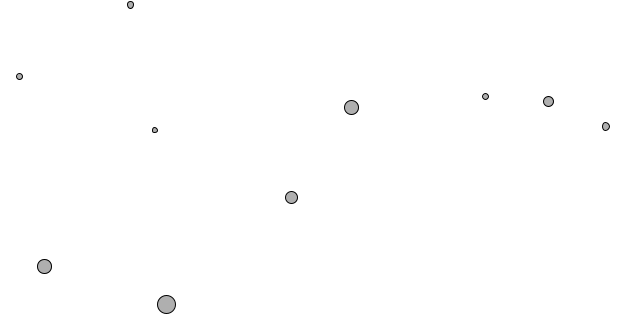
Frame 1 (no input)
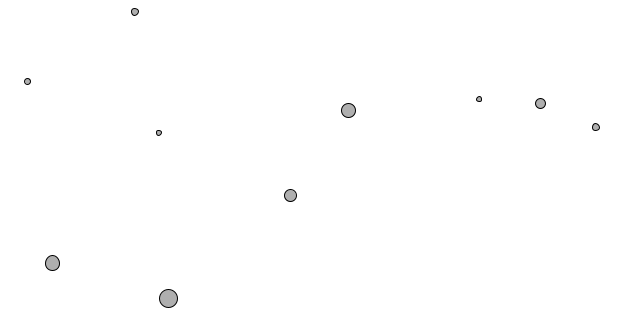
Frame 60 (the mouse pressed at the canvas centre just before this capture)
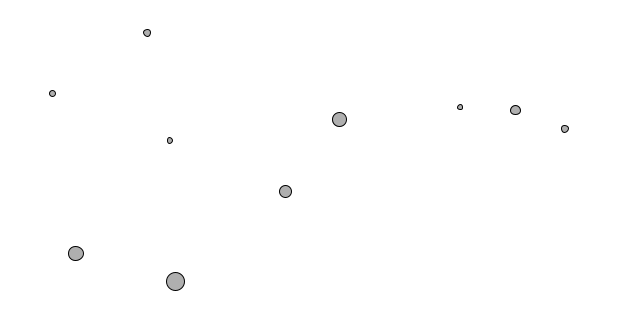
Frame 120 (the mouse held since frame 60 and released just before this capture)

The Processing sketch that drew these frames (run headless with seeded random() and noise(); from frame 60 on, the mouse is pressed at the canvas centre):

// Processing sketch: sketch_211030a_2_8
// ── sketch_211030a_2_8.pde
Mover[] movers = new Mover[10];
void setup(){
  size(640,320);
  background(255);
  
  for(int i =0; i<movers.length; i++){
    movers[i] = new Mover(random(0.5, 2.5), random(width), random(height));
  }
}

void draw(){
  background(255);
  
  for (int i = 0; i<movers.length; i++){
    for(int j = 0; j<movers.length;j++){
      if(j != i){
        PVector attract = movers[j].attract(movers[i]);
        movers[i].applyforce(attract);
      }
    }
    movers[i].update();
    movers[i].display();
  }
}

// ── Mover.pde
class Mover{
  float mass;
  PVector location;
  PVector velocity;
  PVector acceleration;
  float G;
  
  Mover(float m, float x, float y){
    mass = m;
    G = 0.4;
    location = new PVector(x, y);
    velocity = new PVector(0, 0);
    acceleration = new PVector(0, 0);
  }
  
  void update(){
    velocity.add(acceleration);
    location.add(velocity);
    
    acceleration.mult(0);
  }
  
  void display(){
    stroke(0);
    fill(175);
    
    ellipse(location.x, location.y, mass * 10, mass * 10);
  }
  
  PVector attract(Mover mover){
    PVector force = PVector.sub(location, mover.location);
    float distance = force.mag();
    force.normalize();
    
    distance = constrain(distance, 5.0, 25);
    
    float strength = G * mass * mover.mass / (distance * distance);
    
    return force.mult(strength);
    
  }
  
  void applyforce(PVector force){
    PVector f = PVector.div(force,mass);
    acceleration.add(f);
  }
}
